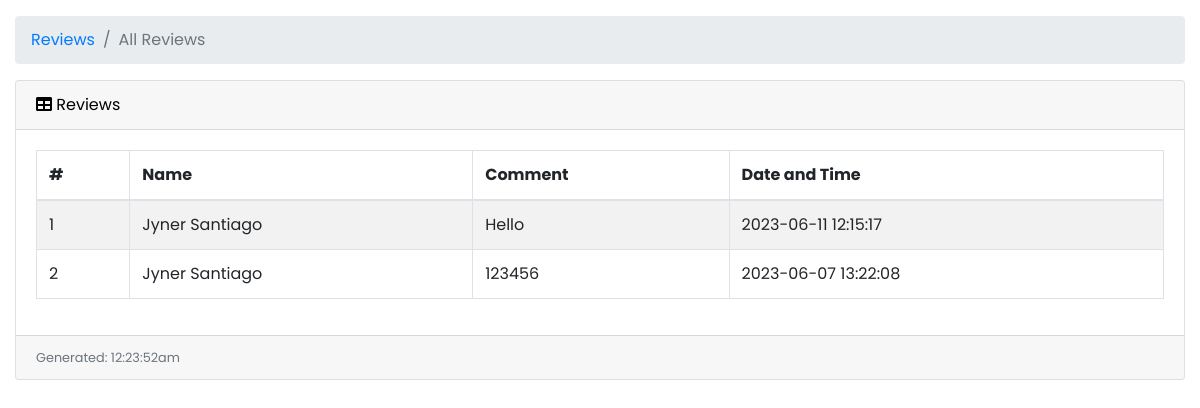
The page /user/reviews.php (signed in) on the database its author committed.
### tables this page shows
CREATE TABLE `route` (
  `route_id` int(11) NOT NULL,
  `car_id` int(11) NOT NULL,
  `pickup_loc` varchar(255) NOT NULL,
  `dropoff_loc` varchar(255) NOT NULL,
  `departure` datetime NOT NULL DEFAULT current_timestamp(),
  `est_arrival_time` time NOT NULL,
  `route_status` varchar(15) NOT NULL,
  `cancellation_reason` varchar(255) DEFAULT NULL,
  `created_at` timestamp NOT NULL DEFAULT current_timestamp(),
  `updated_at` timestamp NOT NULL DEFAULT current_timestamp() ON UPDATE current_timestamp()
);

CREATE TABLE `car` (
  `car_id` int(11) NOT NULL,
  `user_id` int(11) NOT NULL,
  `car_photo` varchar(255) DEFAULT NULL,
  `brand` varchar(255) NOT NULL,
  `model` varchar(255) NOT NULL,
  `color` varchar(255) NOT NULL,
  `type` varchar(255) NOT NULL,
  `seat_count` int(2) NOT NULL,
  `car_status` varchar(10) NOT NULL,
  `qr_code` varchar(255) DEFAULT NULL,
  `created_at` timestamp NOT NULL DEFAULT current_timestamp(),
  `updated_at` timestamp NOT NULL DEFAULT current_timestamp() ON UPDATE current_timestamp()
);

### user/reviews.php (the view, shortened to what this page needs)
<?php
include('../db.php');
?>
<!DOCTYPE html>
<html lang="en">
<head>
    <link href="vendor/fontawesome-free/css/all.min.css" rel="stylesheet" type="text/css">
    <link href="vendor/datatables/dataTables.bootstrap4.css" rel="stylesheet">
    <link href="vendor/css/sb-admin.css" rel="stylesheet">
</head>
<body id="page-top">
    <div id="wrapper">
        <div id="content-wrapper">
            <div class="container-fluid">
                <ol class="breadcrumb">
                    <li class="breadcrumb-item">
                        <a href="reviews.php">Reviews</a>
                    </li>
                    <li class="breadcrumb-item active">All Reviews</li>
                </ol>
                <?php
                if ($_SESSION['role'] == "City Admin" || $_SESSION['role'] == "Main Admin") {
                ?>
                    <div class="card mb-3">
                        <div class="card-header">
                            <i class="fas fa-table"></i>
                            Reviews
                        </div>
                        <div class="card-body">
                            <div class="table-responsive">
                                <table class="table table-bordered table-striped table-hover" id="dataTable" width="100%" cellspacing="0">
                                    <thead>
                                        <tr>
                                            <th>#</th>
                                            <th>Name</th>
                                            <th>Comment</th>
                                            <th>Date and Time</th>
                                        </tr>
                                    </thead>
                                    <tbody>
                                        <?php
                                        $ret = "SELECT rev.*, up.first_name, up.last_name
                                                FROM review rev
                                                INNER JOIN booking b ON rev.booking_id = b.booking_id
                                                INNER JOIN user_profile up ON b.user_id = up.user_id
                                                ORDER BY created_at ASC";
                                        $stmt = $db->prepare($ret);
                                        $stmt->execute();
                                        $result = $stmt->get_result();
                                        $cnt = 1;
                                        while ($row = $result->fetch_assoc()) {
                                            echo "<tr>";
                                            echo "<td>" . $cnt . "</td>";
                                            echo "<td>" . $row['first_name'] . " " . $row['last_name'] . "</td>";
                                            echo "<td>" . $row['comment'] . "</td>";
                                            echo "<td>" . $row['created_at'] . "</td>";
                                            echo "</tr>";
                                            $cnt++;
                                        }
                                        ?>
                                    </tbody>
                                </table>
                            </div>
                        </div>
                        <div class="card-footer small text-muted">
                            <?php
                            date_default_timezone_set("Africa/Nairobi");
                            echo "Generated: " . date("h:i:sa");
                            ?>
                        </div>
                    </div>
                <?php
                } else {
                ?>
                    <div class="card mb-3">
                        <div class="card-header">
                            <i class="fas fa-table"></i>
                            Reviews
                        </div>
                        <div class="card-body">
                            <div class="table-responsive">
                                <table class="table table-bordered table-striped table-hover" id="dataTable" width="100%" cellspacing="0">
                                    <thead>
                                        <tr>
                                            <th>#</th>
                                            <th>Name</th>
                                            <th>Comment</th>
                                            <th>Date and Time</th>
                                        </tr>
                                    </thead>
                                    <tbody>
                                        <?php
                                        $user_id = $_SESSION['user_id'];
                                        $ret = "SELECT DISTINCT r.*, rev.comment, p.ticket_amount, p.payment_to, p.payment_status, up.first_name, up.last_name, c.*
                                                FROM route r
                                                INNER JOIN seat s ON r.route_id = s.route_id
                                                INNER JOIN booking b ON s.seat_id = b.seat_id
                                                INNER JOIN review rev ON b.booking_id = rev.booking_id
                                                INNER JOIN payment p ON b.booking_id = p.booking_id
                                                INNER JOIN user_profile up ON b.user_id = up.user_id
                                                INNER JOIN car c ON r.car_id = c.car_id
                                                WHERE b.user_id = ?";
                                        $stmt = $db->prepare($ret);
                                        $stmt->bind_param("i", $user_id);
                                        $stmt->execute();
                                        $result = $stmt->get_result();
                                        $cnt = 1;
                                        while ($row = $result->fetch_assoc()) {
                                            echo "<tr>";
                                            echo "<td>" . $cnt . "</td>";
                                            echo "<td>" . $row['first_name'] . " " . $row['last_name'] . "</td>";
                                            echo "<td>" . $row['comment'] . "</td>";
                                            echo "<td>" . $row['created_at'] . "</td>";
                                            echo "</tr>";
                                            $cnt++;
                                        }
                                        ?>
                                    </tbody>
                                </table>
                            </div>
                        </div>
                        <div class="card-footer small text-muted">
                            <?php
                            echo "Generated: " . date("h:i:sa");
                            ?>
                        </div>
                    </div>
                <?php
                }
                ?>
            </div>
        </div>
</body>
</html>

### rows shown on the page
route: first_name "Jyner", last_name "Santiago", comment "Hello", car.created_at "2023-06-11 12:15:17"
route: first_name "Jyner", last_name "Santiago", comment "123456", car.created_at "2023-06-07 13:22:08"
